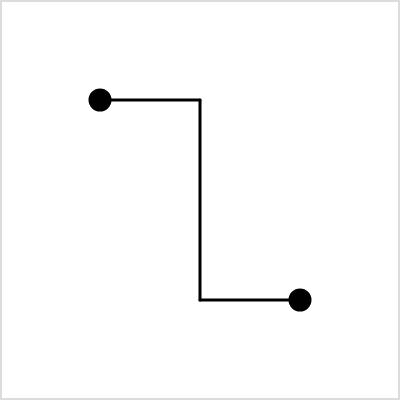
Frame 1 (no input)
Frame 60 (no input): identical to frame 1, image omitted
Frame 120 (the mouse pressed at the canvas centre since frame 60): identical to frame 1, image omitted

The p5.js sketch that drew this single still picture (run headless with seeded random() and noise() and a simulated clock; from frame 60 on, the mouse is pressed at the canvas centre):

// p5.js sketch
// ── sketch.js
document.addEventListener("contextmenu", (event) => event.preventDefault());

const generateId = () => Date.now() + Math.floor(Math.random() * 100);

let points = {
  kw123hhajsdfk: new Point(100, 100, "kw123hhajsdfk"),
  s23125asdfk: new Point(300, 300, "s23125asdfk")
};

let lines = {
  asdfhajsdfk: new Line("kw123hhajsdfk", "s23125asdfk")
  // s231sdfs5r6: new Line(300, 100, "s231sdfs5r6")
};

let connection = {
  a: null,
  b: null
};

function setup() {
  createCanvas(400, 400);
}

const updatePoints = () => {
  const keys = Object.keys(points);
  for (let i = 0; i < keys.length; i++) {
    const point = points[keys[i]];
    point.update();
    point.draw();
  }
};

const updateLines = () => {
  const keys = Object.keys(lines);
  for (let i = 0; i < keys.length; i++) {
    const line = lines[keys[i]];
    line.draw();
  }
};

const mouseOverPoint = () => {
  const keys = Object.keys(points);

  for (let i = 0; i < keys.length; i++) {
    const point = points[keys[i]];
    if (point.mouseOver === true) return point.id;
  }

  return false;
};

function mousePressed() {
  if (mouseButton === "right") {
    const id = generateId();
    points[id] = new Point(mouseX, mouseY, id);
  } else if (mouseButton === "center") {
    const keys = Object.keys(points);
    for (let i = 0; i < keys.length; i++) {
      const point = points[keys[i]];
      if (point.mouseOver === true) {
        if (connection.a === point.id || connection.b === point.id) return;
        if (connection.a === null) {
          connection.a = point.id;
        } else {
          connection.b = point.id;
        }
        console.log(connection);
        return;
      }
    }
  }
}

const createLine = () => {
  if (connection.a && connection.b) {
    const id = generateId();
    lines[id] = new Line(connection.a, connection.b);

    connection.a = null;
    connection.b = null;
  }
};

// const main = () => {

// }

function draw() {
  // background(220);
  strokeWeight(4);
  fill("width");
  stroke(220);
  rect(0, 0, width, height);
  // main();

  createLine();
  updateLines();
  updatePoints();
}

// ── line.js
class Line {
  constructor(a, b) {
    this.a = a;
    this.b = b;
  }

  draw() {
    stroke("black");
    strokeWeight(3);

    const a = points[this.a].pos;
    const b = points[this.b].pos;

    // if () {

    // }

    // line(a.x, a.y, a.x, b.y);
    // line(a.x, b.y, b.x, b.y);

    const start = {
      x: a.x,
      y: a.y
    };

    const end = {
      x: a.x + (b.x - a.x) / 2,
      y: a.y
    };

    if (abs(a.x - b.x) < abs(a.y - b.y)) {
      line(a.x, a.y, a.x, a.y + (b.y - a.y) / 2);
      line(a.x, a.y + (b.y - a.y) / 2, b.x, a.y + (b.y - a.y) / 2);
      line(b.x, a.y + (b.y - a.y) / 2, b.x, b.y);
    } else {
      line(a.x, a.y, a.x + (b.x - a.x) / 2, a.y);
      line(a.x + (b.x - a.x) / 2, a.y, a.x + (b.x - a.x) / 2, b.y);
      line(a.x + (b.x - a.x) / 2, b.y, b.x, b.y);
    }
    // Maybe if the points are exactly diagonal it should draw a straight line between them
  }
}

// HALF WAY
// const start = {
//   x: a.x,
//   y: a.y
// };

// const end = {
//   x: a.x + (b.x - a.x) / 2,
//   y: a.y
// };

// ── point.js
class Point {
  constructor(x, y, id, radius = 10) {
    //color = "black"
    this.id = id;

    this.mouseOver = false;
    this.dragging = false;

    this.radius = radius;
    this.pos = { x: x, y: y };
    this.offset = { x: x, y: y };
    // this.color = color;
  }

  update() {
    this.mouseOver = false;

    if (dist(mouseX, mouseY, this.pos.x, this.pos.y) <= this.radius + 3) {
      this.mouseOver = true;
    }

    if (!mouseIsPressed) this.dragging = false;

    if (this.mouseOver && mouseIsPressed && !this.dragging) {
      if (mouseButton === "left") {
        this.offset.x = this.pos.x - mouseX;
        this.offset.y = this.pos.y - mouseY;

        this.dragging = true;
      }
    }

    if (this.dragging) {
      this.pos = { x: mouseX + this.offset.x, y: mouseY + this.offset.y };
      // this.pos = { x: mouseX, y: mouseY };
    }
  }

  draw() {
    stroke(connection.a == this.id ? "cyan" : "black");
    // fill("black");
    strokeWeight(3);
    fill(this.dragging ? "gray" : this.mouseOver ? "#383838" : "black");

    circle(this.pos.x, this.pos.y, this.radius * 2);
  }
}

// ── style.css
html, body {
  margin: 0;
  padding: 0;
}

canvas {
  display: block;
}

body {
  height: 100vh;
  display: flex;

  justify-content: center;
  align-items: center;
}
